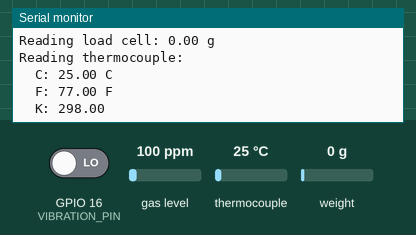
This program was run on a simulated ESP32. On the bench: the last lines printed to the serial monitor. The test bench sets the inputs (shaded band); at power-on: weight on the scale 0 g, GPIO 16 (VIBRATION_PIN) LOW, gas level 100 ppm, thermocouple 25 °C.

Above: at 2.2 s.
2.3 s: weight on the scale set to 100 g
At 7.8 s:
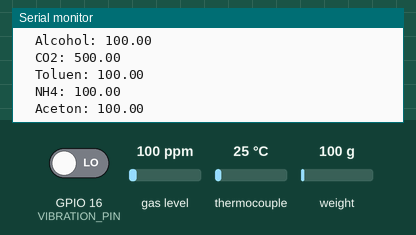
9.7 s: GPIO 16 (VIBRATION_PIN) driven HIGH
At 10.0 s:
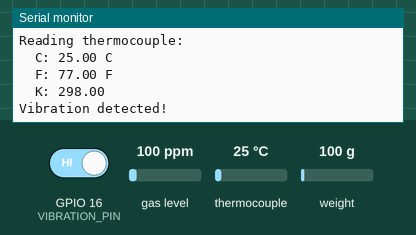
11.2 s: gas level set to 20 ppm
12.7 s: thermocouple set to 6 °C
At 13.7 s:
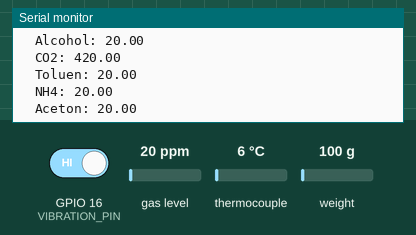
14.2 s: gas level set to 250 ppm
At 15.1 s:
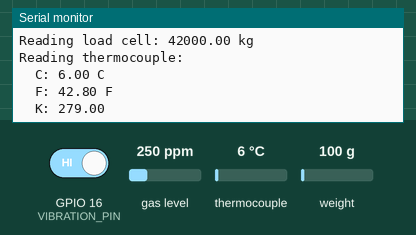
15.7 s: thermocouple set to 75 °C
Timing chart, 0 to 18.2 s (numbered marks = the images above; inputs shaded):
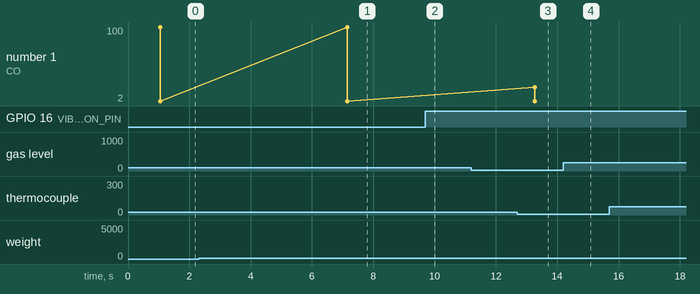

The program:

main.cpp
```cpp
#include <Arduino.h>
#include <MQUnifiedsensor.h>
#include <HX711.h>
#include <max6675.h>

// MQ135 A0 to pin 36 (VP)
// Loadcell DOUT to pin 23
// Loadcell SCK to pin 22
// MAX6675 SO to pin 17
// MAX6675 CS to pin 18
// MAX6675 CLK to pin 19

const int DEBUG = 1;

#define Board "ESP-32"
#define Pin 36
#define Type "MQ-135"
#define Voltage_Resolution 3.3
#define ADC_Bit_Resolution 12
#define RatioMQ135CleanAir 3.6

MQUnifiedsensor MQ135(Board, Voltage_Resolution, ADC_Bit_Resolution, Pin, Type);

const int LOADCELL_DOUT_PIN  = 23;
const int LOADCELL_SCK_PIN   = 22;
const int LOADCELL_SCALE_CAL = -2947260;

HX711 scale;

const int max6675SO  = 17;
const int max6675CS  = 18;
const int max6675CLK = 19;

MAX6675 thermocouple(max6675CLK, max6675CS, max6675SO);

const int VIBRATION_PIN = 16;

void IRAM_ATTR VIBRATION_ISR();

void setup() {
  Serial.begin(9600);

  MQ135.setRegressionMethod(1);
  MQ135.init();

  Serial.print("Calibrating please wait.");
  float calcR0 = 0;
  for(int i = 1; i<=10; i ++)
  {
    MQ135.update();
    calcR0 += MQ135.calibrate(RatioMQ135CleanAir);
    Serial.print(".");
  }
  MQ135.setR0(calcR0/10);
  Serial.println("  done!.");

  if(isinf(calcR0)) {Serial.println("Warning: Conection issue, R0 is infinite (Open circuit detected) please check your wiring and supply"); while(1);}
  if(calcR0 == 0){Serial.println("Warning: Conection issue found, R0 is zero (Analog pin shorts to ground) please check your wiring and supply"); while(1);}

  Serial.print("Calibration successful R0 = ");
  Serial.println(calcR0);

  attachInterrupt(VIBRATION_PIN, VIBRATION_ISR, RISING);

  scale.begin(LOADCELL_DOUT_PIN, LOADCELL_SCK_PIN);

  if (DEBUG) {
    Serial.println("Calibrating load cell...");
    scale.set_scale();
  } else {
    scale.set_scale(LOADCELL_SCALE_CAL);
  }
  scale.tare();

  Serial.println("Starting loop...");
}

void loop() {
  MQ135.update();

  MQ135.setA(605.18); MQ135.setB(-3.937); // Configure the equation to calculate CO concentration value
  float CO = MQ135.readSensor(); // Sensor will read PPM concentration using the model, a and b values set previously or from the setup

  MQ135.setA(77.255); MQ135.setB(-3.18); //Configure the equation to calculate Alcohol concentration value
  float Alcohol = MQ135.readSensor(); // SSensor will read PPM concentration using the model, a and b values set previously or from the setup

  MQ135.setA(110.47); MQ135.setB(-2.862); // Configure the equation to calculate CO2 concentration value
  float CO2 = MQ135.readSensor() + 400; // Sensor will read PPM concentration using the model, a and b values set previously or from the setup

  MQ135.setA(44.947); MQ135.setB(-3.445); // Configure the equation to calculate Toluen concentration value
  float Toluen = MQ135.readSensor(); // Sensor will read PPM concentration using the model, a and b values set previously or from the setup

  MQ135.setA(102.2 ); MQ135.setB(-2.473); // Configure the equation to calculate NH4 concentration value
  float NH4 = MQ135.readSensor(); // Sensor will read PPM concentration using the model, a and b values set previously or from the setup

  MQ135.setA(34.668); MQ135.setB(-3.369); // Configure the equation to calculate Aceton concentration value
  float Aceton = MQ135.readSensor(); // Sensor will read PPM concentration using the model, a and b values set previously or from the setup

  Serial.println("Reading MQ135:");
  Serial.print("  CO: "); Serial.println(CO);
  Serial.print("  Alcohol: "); Serial.println(Alcohol);
  Serial.print("  CO2: "); Serial.println(CO2);
  Serial.print("  Toluen: "); Serial.println(Toluen);
  Serial.print("  NH4: "); Serial.println(NH4);
  Serial.print("  Aceton: "); Serial.println(Aceton);
  Serial.println();

  float weight = scale.get_units(10);
  Serial.println(weight);if (weight < 1) {
    Serial.print("Reading load cell: ");
    Serial.print(weight * 1000.0);
    Serial.println(" g");
  } else {
    Serial.print("Reading load cell: ");
    Serial.print(weight);
    Serial.println(" kg");
  }
  Serial.println();

  Serial.println("Reading thermocouple: ");
  Serial.print("  C: ");
  Serial.print(thermocouple.readCelsius());
  Serial.println(" C");
  Serial.print("  F: ");
  Serial.print(thermocouple.readFahrenheit());
  Serial.println(" F");
  Serial.print("  K: ");
  Serial.print(thermocouple.readCelsius() + 273.0);
  Serial.println();

  scale.power_down();
  delay(5000);
  scale.power_up();
}

void IRAM_ATTR VIBRATION_ISR() {
  Serial.println("Vibration detected!");
}
```

Measured:
- after the input at 9.7 s, the serial monitor: prints a new line at once (image 2)
